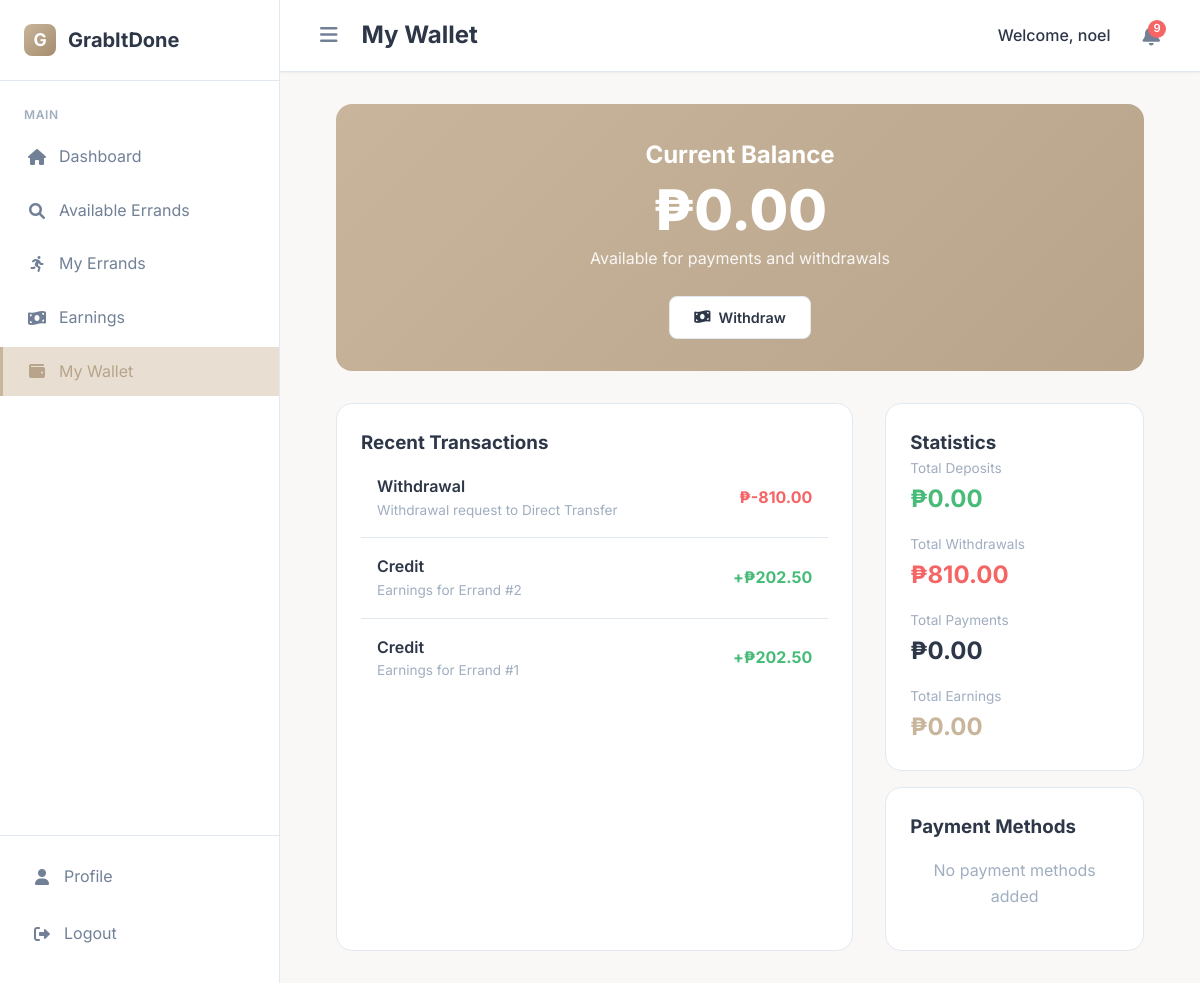
The app's page /wallet (signed in) with its own data.
### app/models.py (models this page shows, shortened)
class Wallet(db.Model):
    id = db.Column(db.Integer, primary_key=True)
    user_id = db.Column(db.Integer, db.ForeignKey('user.id'), nullable=False)
    balance = db.Column(db.Float, default=0.0)
    created_at = db.Column(db.DateTime, default=datetime.utcnow)
    updated_at = db.Column(db.DateTime, default=datetime.utcnow, onupdate=datetime.utcnow)
    transactions = db.relationship('WalletTransaction', backref='transaction_wallet', lazy=True)

class WalletTransaction(db.Model):
    id = db.Column(db.Integer, primary_key=True)
    user_id = db.Column(db.Integer, db.ForeignKey('user.id'), nullable=False)
    wallet_id = db.Column(db.Integer, db.ForeignKey('wallet.id'), nullable=False)
    transaction_type = db.Column(db.String(50), nullable=False)  # deposit, withdrawal, payment, refund, earnings
    amount = db.Column(db.Float, nullable=False)
    balance_before = db.Column(db.Float, nullable=False)
    balance_after = db.Column(db.Float, nullable=False)
    description = db.Column(db.Text)
    reference_id = db.Column(db.String(100))  # payment_id, errand_id, or external reference
    status = db.Column(db.String(20), default='completed')  # pending, completed, failed, refunded
    created_at = db.Column(db.DateTime, default=datetime.utcnow)

### app/routes.py (the view, shortened to what this page needs)
@bp.route('/wallet')
@login_required()
def wallet():
    user = User.query.get(session['user_id'])
    wallet = Wallet.query.filter_by(user_id=user.id).first()
    if not wallet:
        wallet = Wallet(user_id=user.id, balance=user.wallet_balance or 0.0)
        db.session.add(wallet)
        db.session.commit()
    transactions = WalletTransaction.query.filter(
        WalletTransaction.user_id == session['user_id']
    ).filter(
        ~(
            (WalletTransaction.transaction_type.in_(['refund_request', 'refund'])) &
            (WalletTransaction.status == 'pending')
        )
    ).order_by(WalletTransaction.created_at.desc()).limit(50).all()
    payment_methods = PaymentMethod.query.filter_by(
        user_id=session['user_id']
    ).all()
    return render_template('wallet/wallet.html',
                        user=user,
                        transactions=transactions,
                        payment_methods=payment_methods,
                        wallet=wallet)

### app/routes.py (called while the page is built)
def validate_session():
    if 'user_id' not in session:
        return False
    session_hash = session.get('session_id')
    cookie_session = request.cookies.get('user_session')
    if not session_hash or not cookie_session:
        return False
    expected_cookie = f"{session['user_id']}_{session_hash}"
    return cookie_session == expected_cookie

### app/templates/wallet/wallet.html (shortened to what this page needs)
{% extends 'base.html' %}
{% block header_title %}My Wallet{% endblock %}
{% block content %}
<div class="wallet-container">
    <div class="wallet-header">
        <h2 style="margin: 0; font-size: 1.5rem;">Current Balance</h2>
        <div class="wallet-balance">₱{{ "%.2f"|format(wallet.balance) }}</div>
        <p style="opacity: 0.9; margin: 0.5rem 0;">Available for payments and withdrawals</p>
        <div class="wallet-actions">
            <button class="btn btn-secondary" onclick="openModal('withdrawModal')">
                <i class="fas fa-money-bill-wave"></i> Withdraw
            </button>
        </div>
    </div>
    <div class="transaction-grid">
        <div class="transaction-card">
            <h3 style="margin-top: 0;">Recent Transactions</h3>
            <div class="transaction-list">
                {% if transactions %}
                    {% for transaction in transactions %}
                    <div class="transaction-item">
                        <div>
                            <div class="transaction-type">{{ transaction.transaction_type }}</div>
                            <div style="font-size: 0.85rem; color: var(--text-muted);">
                                {{ transaction.description or transaction.created_at.strftime('%Y-%m-%d %H:%M') }}
                            </div>
                        </div>
                        <div class="transaction-amount {% if transaction.amount > 0 %}amount-positive{% else %}amount-negative{% endif %}">
                            {% if transaction.amount > 0 %}+{% endif %}₱{{ "%.2f"|format(transaction.amount) }}
                        </div>
                    </div>
                    {% endfor %}
                {% else %}
                    <div style="text-align: center; padding: 2rem; color: var(--text-muted);">
                        <i class="fas fa-exchange-alt" style="font-size: 3rem; margin-bottom: 1rem;"></i>
                        <p>No transactions yet</p>
                    </div>
                {% endif %}
            </div>
        </div>
        <div>
            <div class="transaction-card">
                <h3 style="margin-top: 0;">Statistics</h3>
                <div style="display: grid; gap: 1rem;">
                    <div>
                        <div style="font-size: 0.85rem; color: var(--text-muted);">Total Deposits</div>
                        <div style="font-size: 1.5rem; font-weight: 700; color: var(--success);">
                            ₱{{ "%.2f"|format(transactions|selectattr('transaction_type', 'equalto', 'deposit')|map(attribute='amount')|sum|default(0)) }}
                        </div>
                    </div>
                    <div>
                        <div style="font-size: 0.85rem; color: var(--text-muted);">Total Withdrawals</div>
                        <div style="font-size: 1.5rem; font-weight: 700; color: var(--error);">
                            ₱{{ "%.2f"|format(transactions|selectattr('transaction_type', 'equalto', 'withdrawal')|map(attribute='amount')|sum|default(0)|abs) }}
                        </div>
                    </div>
                    <div>
                        <div style="font-size: 0.85rem; color: var(--text-muted);">Total Payments</div>
                        <div style="font-size: 1.5rem; font-weight: 700;">
                            ₱{{ "%.2f"|format(transactions|selectattr('transaction_type', 'equalto', 'payment')|map(attribute='amount')|sum|default(0)|abs) }}
                        </div>
                    </div>
                    {% if user.role == 'runner' %}
                    <div>
                        <div style="font-size: 0.85rem; color: var(--text-muted);">Total Earnings</div>
                        <div style="font-size: 1.5rem; font-weight: 700; color: var(--primary);">
                            ₱{{ "%.2f"|format(transactions|selectattr('transaction_type', 'equalto', 'earnings')|map(attribute='amount')|sum|default(0)) }}
                        </div>
                    </div>
                    {% endif %}
                </div>
            </div>
            <div class="transaction-card" style="margin-top: 1rem;">
                <h3 style="margin-top: 0;">Payment Methods</h3>
                {% if payment_methods %}
                    {% for method in payment_methods %}
                    <div style="padding: 0.75rem; background: var(--background); border-radius: var(--radius); margin-bottom: 0.5rem;">
                        <div style="font-weight: 600;">{{ method.provider }}</div>
                        <div style="font-size: 0.85rem; color: var(--text-muted);">{{ method.account_number }}</div>
                    </div>
                    {% endfor %}
                {% else %}
                    <div style="text-align: center; padding: 1rem; color: var(--text-muted);">
                        <p>No payment methods added</p>
                    </div>
                {% endif %}
            </div>
        </div>
    </div>
</div>
{% endblock %}

### app/templates/base.html (style rules this page uses)
:root { --primary: #C9B59C; --primary-dark: #B8A48B; --primary-light: #E8DED1; --secondary: #D9CFC7; --accent: #A58C6D; --background: #F9F8F6; --surface: #FFFFFF; --text-primary: #2D3748; --text-secondary: #718096; --text-muted: #A0AEC0; --border: #E2E8F0; --success: #48BB78; --warning: #ED8936; --error: #F56565; --info: #4299E1; --shadow-sm: 0 1px 2px 0 rgba(0, 0, 0, 0.05); --shadow: 0 1px 3px 0 rgba(0, 0, 0, 0.1), 0 1px 2px 0 rgba(0, 0, 0, 0.06); --shadow-md: 0 4px 6px -1px rgba(0, 0, 0, 0.1), 0 2px 4px -1px rgba(0, 0, 0, 0.06); --shadow-lg: 0 10px 15px -3px rgba(0, 0, 0, 0.1), 0 4px 6px -2px rgba(0, 0, 0, 0.05); --radius: 8px; --radius-lg: 16px; --sidebar-width: 280px; --sidebar-width-collapsed: 70px; }
* { margin: 0; padding: 0; box-sizing: border-box; }
body { font-family: 'Inter', sans-serif; line-height: 1.6; color: var(--text-primary); background: var(--background); min-height: 100vh; }
.btn { display: inline-flex; align-items: center; justify-content: center; gap: 0.5rem; padding: 0.75rem 1.5rem; border: none; border-radius: var(--radius); font-weight: 600; font-size: 0.9rem; text-decoration: none; cursor: pointer; font-family: inherit; }
.btn-secondary { background: var(--surface); color: var(--text-primary); border: 1px solid var(--border); }

### app/templates/wallet/wallet.html (style rules this page uses)
.wallet-container { max-width: 1200px; margin: 0 auto; padding: 0 1.5rem; }
.wallet-header { background: linear-gradient(135deg, var(--primary), var(--primary-dark)); color: white; padding: 2rem; border-radius: var(--radius-lg); margin-bottom: 2rem; text-align: center; }
.wallet-balance { font-size: 3.5rem; font-weight: 800; margin: 0.5rem 0; line-height: 1; }
.wallet-actions { display: flex; gap: 1rem; justify-content: center; margin-top: 1.5rem; }
.transaction-grid { display: grid; grid-template-columns: 2fr 1fr; gap: 2rem; margin-top: 2rem; }
.transaction-card { background: var(--surface); border-radius: var(--radius-lg); padding: 1.5rem; border: 1px solid var(--border); }
.transaction-list { max-height: 500px; overflow-y: auto; }
.transaction-item { padding: 1rem; border-bottom: 1px solid var(--border); display: flex; justify-content: space-between; align-items: center; }
.transaction-item:last-child { border-bottom: none; }
.transaction-type { font-weight: 600; text-transform: capitalize; }
.transaction-amount { font-weight: 700; }
.amount-positive { color: var(--success); }
.amount-negative { color: var(--error); }

### records on screen
Wallet: balance "0.00"
WalletTransaction: amount "-810.00"
WalletTransaction: amount "202.50"
WalletTransaction: amount "202.50"

### other values on screen
{{ session.get('username') }} "noel"
{{ unread_notification_count }} "9"
